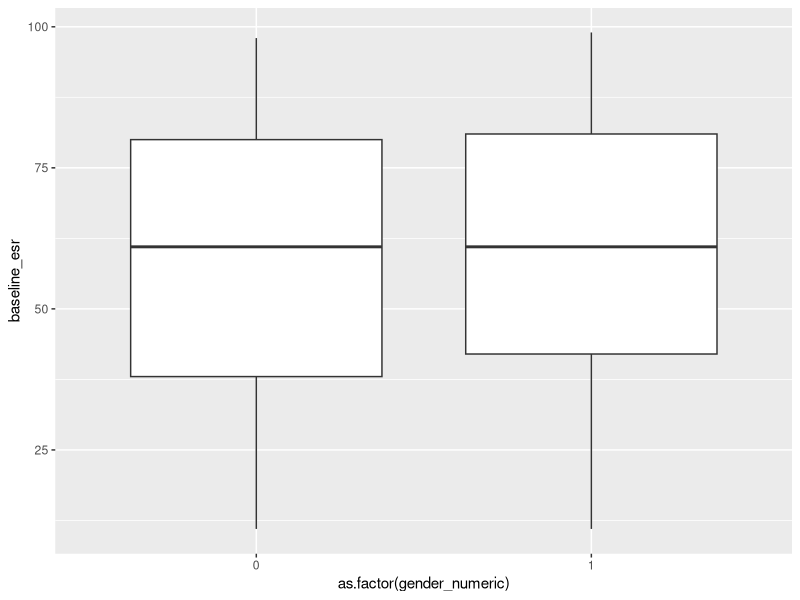
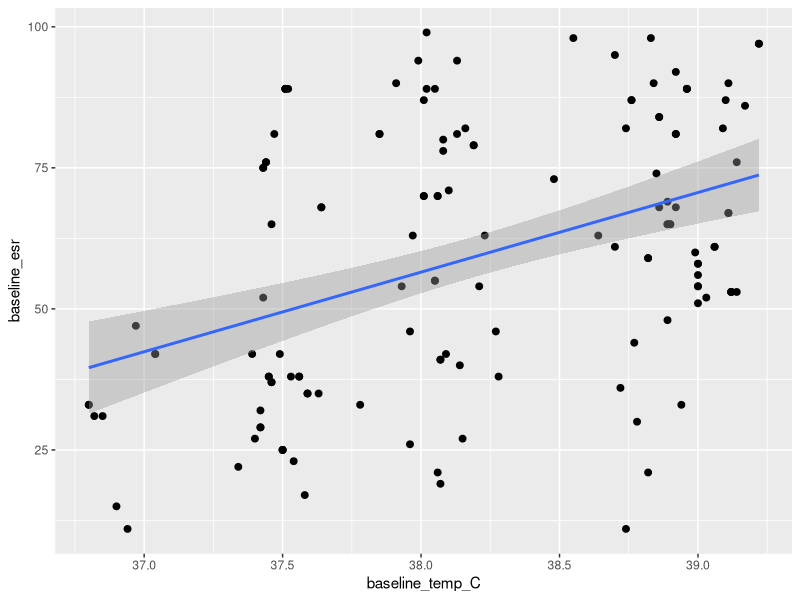
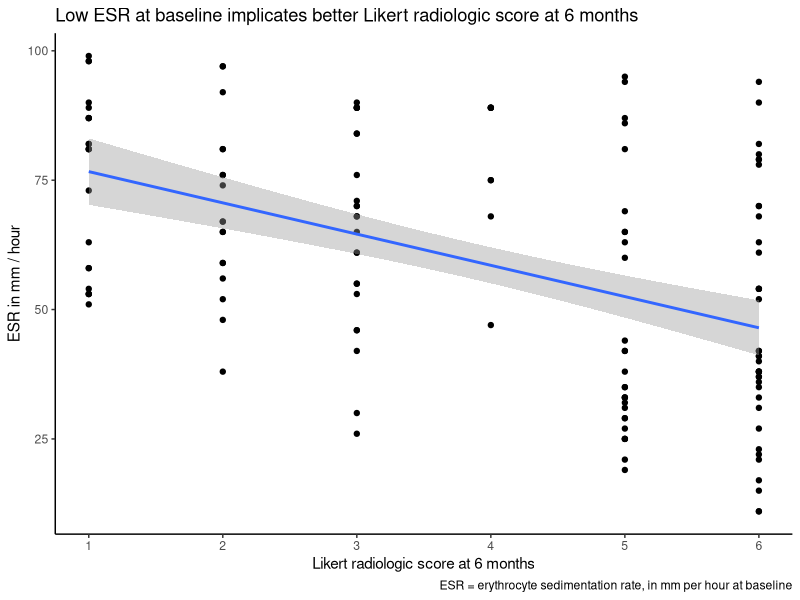

These charts were generated, in order, by the following R code:
## ---- chunk 1
knitr::opts_chunk$set(echo = TRUE)
library(tidyverse)
library(here)
library(patchwork)
df <- read_delim(here("data", "tidy_data_day6.txt"), delim = "\t")
## ---- chunk 2
ggplot(df) +
  aes(x = as.factor(gender_numeric),
      y = baseline_esr) +
  geom_boxplot()
## ---- chunk 3
ggplot(data = df) +
  aes( x= baseline_temp_C,
       y = baseline_esr) +
  geom_point(
             size=2) +
  geom_smooth(
    method = "lm")
## ---- chunk 4
ggplot(df) +
  aes(x = radiologic_6mon_cat, y = baseline_esr) +
  geom_point() +
  geom_smooth(method = "lm") +
  theme_classic() +
  labs(title = "Low ESR at baseline implicates better Likert radiologic score at 6 months",
       caption = "ESR = erythrocyte sedimentation rate, in mm per hour at baseline") +
       ylab("ESR in mm / hour") +
       xlab("Likert radiologic score at 6 months") +
  scale_x_continuous(breaks = c(1,2,3,4,5,6))
## ---- chunk 5
df <- df %>% 
  mutate(arm_numeric = if_else(df$arm == "Control", 0, 1))
view(df)
## ---- chunk 6
df %>% 
  t.test(arm_numeric~gender_numeric, data = .)
## ---- chunk 7
ANOVAresult <-
  df %>% 
  aov(arm_numeric~base_esr_quartiles, data = .)

ANOVAresult %>%
  summary()
## ---- chunk 8
df %>% 
  kruskal.test(baseline_temp~radiologic_6mon_cat, data = .) %>%
  broom::tidy()
## ---- chunk 9
df %>% 
  aov(strep_resistance_cat~baseline_esr, data = .) %>% 
  summary()

## ---- chunk 10
sessionInfo()
